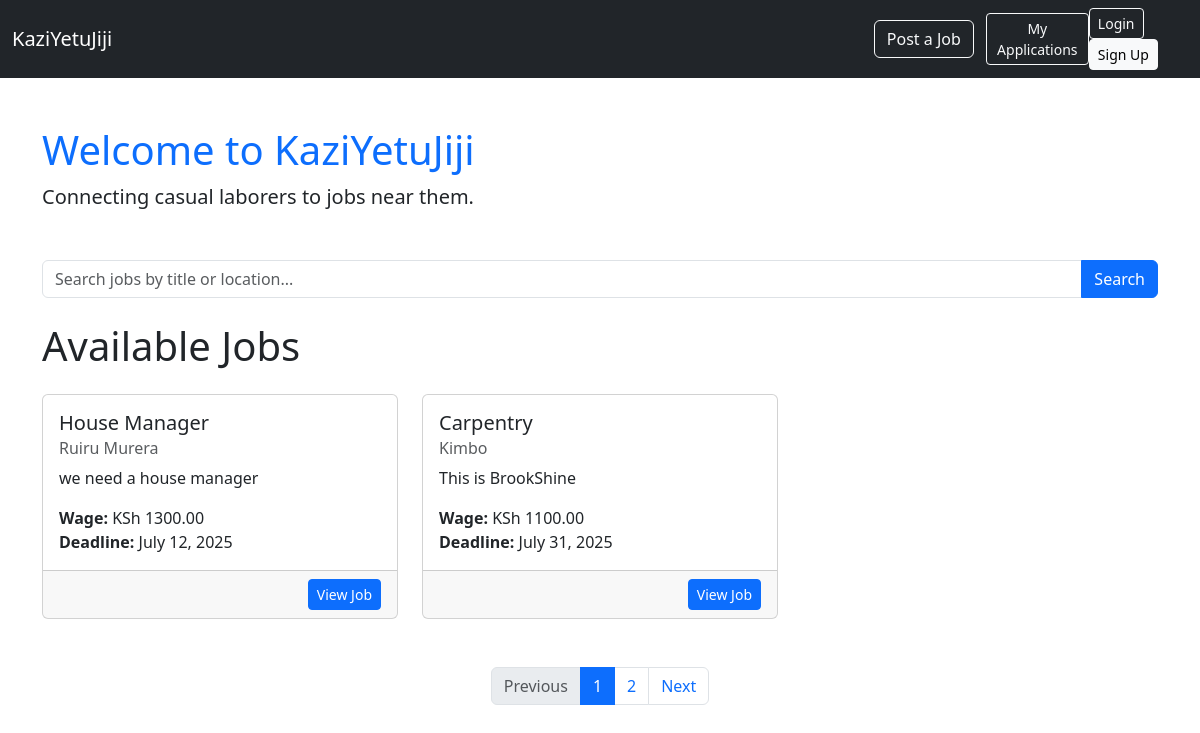
The page / on the database its author committed.
### core/models.py (models this page shows, shortened)
class Job(models.Model):
    employer = models.ForeignKey(User, on_delete=models.CASCADE)
    title = models.CharField(max_length=200)
    description = models.TextField()
    location = models.CharField(max_length=100)
    wage = models.DecimalField(max_digits=8, decimal_places=2)
    deadline = models.DateField()
    created_at = models.DateTimeField(auto_now_add=True)

### core/views.py (the view)
# urls.py: 2. Add a URL to urlpatterns:  path('', views.home, name='home')
def home(request):
    query = request.GET.get('q', '')
    job_list = Job.objects.all().order_by('-created_at')
    if query:
        job_list = job_list.filter(
            Q(title__icontains=query) | Q(location__icontains=query)
        )
    paginator = Paginator(job_list, 2)  # Show 6 jobs per page
    page_number = request.GET.get('page')
    jobs = paginator.get_page(page_number)
    return render(request, 'home.html', {'jobs': jobs, 'query': query})

### templates/home.html (shortened to what this page needs)
{% load static %}
<!DOCTYPE html>
<html lang="en">
<head>
    <link rel="stylesheet" href="{% static 'core/css/bootstrap.min.css' %}">
</head>
<body>
    <nav class="navbar navbar-dark bg-dark navbar-expand-lg">
        <div class="container">
            <a class="navbar-brand" href="#">KaziYetuJiji</a>
            <a href="{% url 'post_job' %}" class="btn btn-outline-light ms-auto">Post a Job</a>
        </div>
        <a href="{% url 'job_seeker_dashboard' %}" class="btn btn-outline-light btn-sm">My Applications</a>
        {% if user.is_authenticated %}
                <span class="text-light me-2">Hi, {{ user.username }}</span>
                <form method="post" action="{% url 'logout' %}">
                    {% csrf_token %}
                    <button type="submit" class="btn btn-outline-light btn-sm">Logout</button>
                </form>
        {% else %}
        <div class="ms-auto">
                <a href="{% url 'login' %}" class="btn btn-outline-light btn-sm me-2">Login</a>
                <a href="{% url 'signup' %}" class="btn btn-light btn-sm">Sign Up</a>
            {% endif %}
        </div>
    </nav>
    <div class="container mt-5">
        <h1 class="text-primary">Welcome to KaziYetuJiji</h1>
        <p class="lead">Connecting casual laborers to jobs near them.</p>
    </div>
    <div class="container mt-5">
        <form method="get" class="mb-4">
            <div class="input-group">
                <input type="text" name="q" class="form-control" placeholder="Search jobs by title or location..." value="{{ query|default:'' }}">
                    <button class="btn btn-primary" type="submit">Search</button>
                </div>
       </form>
    <h1 class="mb-4">Available Jobs</h1>
   <div class="row">
    {% for job in jobs %}
        <div class="col-md-4 mb-4">
            <div class="card h-100">
                <div class="card-body">
                    <h5 class="card-title">{{ job.title }}</h5>
                    <h6 class="card-subtitle mb-2 text-muted">{{ job.location }}</h6>
                    <p class="card-text">{{ job.description|truncatechars:100 }}</p>
                    <p class="card-text">
                        <strong>Wage:</strong> KSh {{ job.wage }} <br>
                        <strong>Deadline:</strong> {{ job.deadline }}
                    </p>
                </div>
                <div class="card-footer text-end">
                    <a href="{% url 'job_detail' job.id %}" class="btn btn-sm btn-primary">View Job</a>
                </div>
            </div>
        </div>
    {% empty %}
        <p class="text-muted">No jobs found matching your search.</p>
    {% endfor %}
    {% if jobs.has_other_pages %}
        <nav aria-label="Page navigation">
        <ul class="pagination justify-content-center mt-4">
            {% if jobs.has_previous %}
            <li class="page-item">
                <a class="page-link" href="?q={{ query }}&page={{ jobs.previous_page_number }}">Previous</a>
            </li>
            {% else %}
            <li class="page-item disabled">
                <span class="page-link">Previous</span>
            </li>
            {% endif %}
            {% for num in jobs.paginator.page_range %}
            {% if jobs.number == num %}
                <li class="page-item active"><span class="page-link">{{ num }}</span></li>
            {% else %}
                <li class="page-item"><a class="page-link" href="?q={{ query }}&page={{ num }}">{{ num }}</a></li>
            {% endif %}
            {% endfor %}
            {% if jobs.has_next %}
            <li class="page-item">
                <a class="page-link" href="?q={{ query }}&page={{ jobs.next_page_number }}">Next</a>
            </li>
            {% else %}
            <li class="page-item disabled">
                <span class="page-link">Next</span>
            </li>
            {% endif %}
        </ul>
        </nav>
        {% endif %}
</div>
</div>
</body>
</html>

### rows shown on the page
Job: title "House Manager", location "Ruiru Murera", description "we need a house manager", wage "1300.00", deadline "July 12, 2025"
Job: title "Carpentry", location "Kimbo", description "This is BrookShine", wage "1100.00", deadline "July 31, 2025"

### other values the page prints
{{ num }} "1"
{{ num }} "2"
